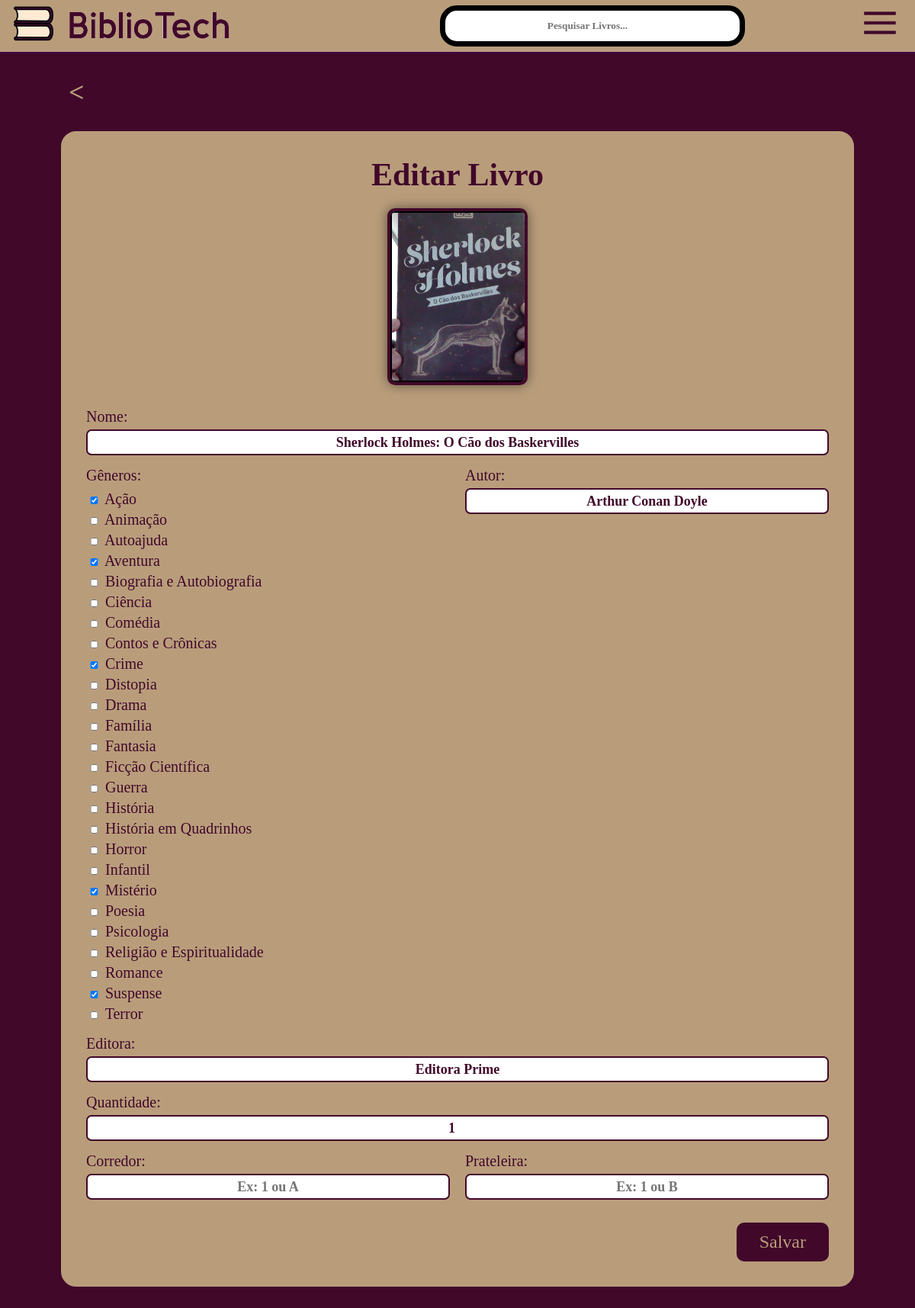
Before: /livro/5/editar/ (signed in) with the older database file.
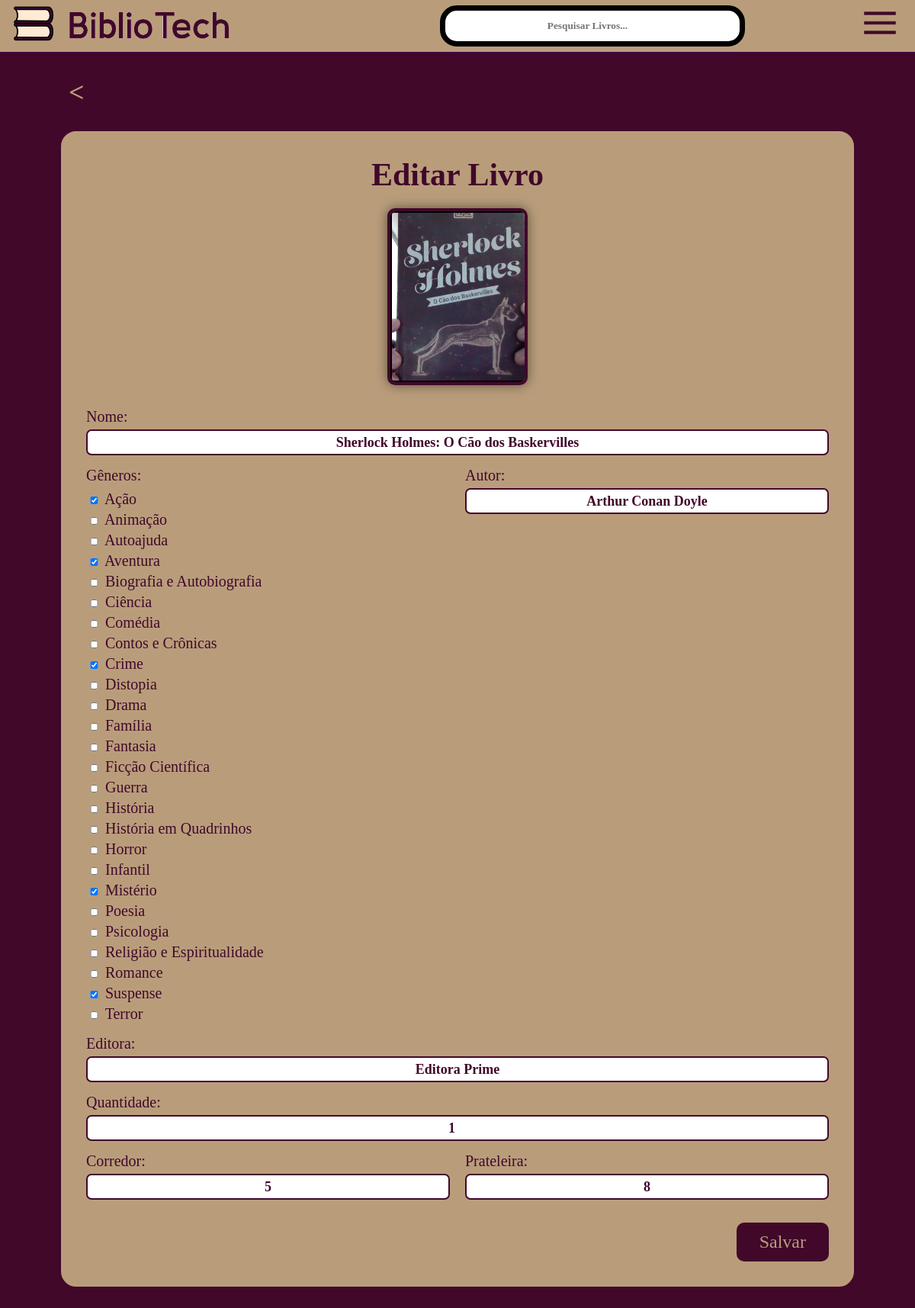
After: the same page with the newer database file.
### core/models.py (models this page shows, shortened)
class Livro(models.Model):
    titulo = models.CharField(max_length=200)
    autor = models.CharField(max_length=200)
    editora = models.CharField(max_length=100)
    categorias = models.ManyToManyField(Categoria, blank=True)
    capa = models.ImageField(upload_to='capas_livros/', default='capas_livros/default.png')
    rating = models.DecimalField(max_digits=3, decimal_places=2, default=5.0)
    data_limite_dias = models.IntegerField(default=15)
    quantidade = models.PositiveIntegerField(default=1)
    corredor = models.CharField(max_length=50, blank=True, null=True)
    prateleira = models.CharField(max_length=50, blank=True, null=True)

### core/views.py (the view)
# urls.py: path('livro/<int:livro_id>/editar/', views.editar_livro_view, name='editar_livro'),
@user_passes_test(is_admin)
def editar_livro_view(request, livro_id):
    livro = get_object_or_404(Livro, id=livro_id)
    if request.method == 'POST':
        form = LivroForm(request.POST, request.FILES, instance=livro)
        if form.is_valid():
            form.save()
            messages.success(request, 'Livro atualizado com sucesso!')
            return redirect('livro_detalhe', livro_id=livro.id)
        else:
            print(form.errors)
    else:
        form = LivroForm(instance=livro)
    return render(request, 'core/livro_form.html', {
        'form': form,
        'titulo_pagina': 'Editar Livro'
    })

### core/forms.py
class LivroForm(forms.ModelForm):
    class Meta:
        model = Livro
        fields = ['titulo', 'autor', 'editora', 'categorias', 'capa', 'quantidade', 'corredor', 'prateleira']
        widgets = {
            'categorias': forms.CheckboxSelectMultiple,
            'corredor': forms.TextInput(attrs={'placeholder': 'Ex: 1 ou A'}),
            'prateleira': forms.TextInput(attrs={'placeholder': 'Ex: 1 ou B'}),
            'capa': forms.FileInput(attrs={'accept': 'image/*'})
        }
        labels = {
            'titulo': 'Nome',
            'categorias': 'Gêneros',
            'capa': 'Imagem da Capa',
            'corredor': 'Corredor',
            'prateleira': 'Prateleira',
        }

### core/models.py (called while the page is built)
    def __str__(self):
        return self.nome

### core/views.py (called while the page is built)
def is_admin(user):
    return user.is_staff

### core/templates/core/livro_form.html (shortened to what this page needs)
{% extends 'core/base.html' %}
{% load static %}
{% block content %}
<div class="form-page-container">
    <div class="page-header">
        <a href="javascript:history.back()" class="back-arrow">&lt;</a>
    </div>
    <form method="POST" enctype="multipart/form-data" class="book-form">
        <h1>{{ titulo_pagina }}</h1>
        <div class="image-upload-colocado">
            <label for="id_capa" class="image-upload-label">
                <img src="{% if form.instance.capa %}{{ form.instance.capa.url }}{% else %}{% static 'images/placeholder-plus.png' %}{% endif %}"
                     alt="Pré-visualização da capa"
                     class="image-previa"
                     id="image-previa">
            </label>
        </div>
        <div class="form-fields-colocado">
            <div class="form-group full-width">
                {{ form.titulo.label_tag }}
                {{ form.titulo }}
            </div>
            <div class="form-row">
                <div class="form-group">
                    {{ form.categorias.label_tag }}
                    {{ form.categorias }}
                </div>
                <div class="form-group">
                    {{ form.autor.label_tag }}
                    {{ form.autor }}
                </div>
            </div>
            <div class="form-group full-width">
                {{ form.editora.label_tag }}
                {{ form.editora }}
            </div>
            <div class="form-group full-width">
                {{ form.quantidade.label_tag }}
                {{ form.quantidade }}
            </div>
            <div class="form-row">
                <div class="form-group">
                    {{ form.corredor.label_tag }}
                    {{ form.corredor }}
                </div>
                <div class="form-group">
                    {{ form.prateleira.label_tag }}
                    {{ form.prateleira }}
                </div>
            </div>
            </div>
        <div class="form-actions">
            <button type="submit" class="btn-save">Salvar</button>
        </div>
    </form>
</div>
{% endblock %}

Changed rows visible on the page:
changed Livro "Sherlock Holmes: O Cão dos Baskervilles": corredor (not shown) → "5"; prateleira (not shown) → "8"
